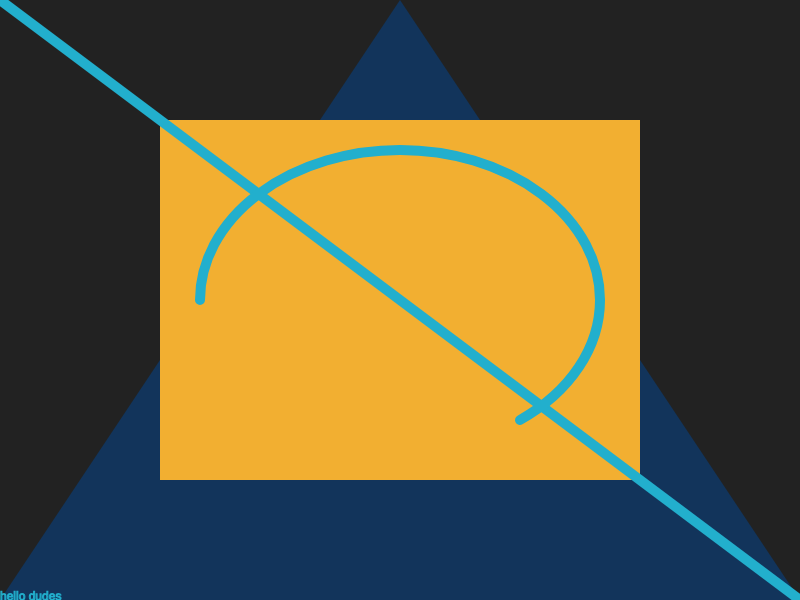
Frame 1 (no input)
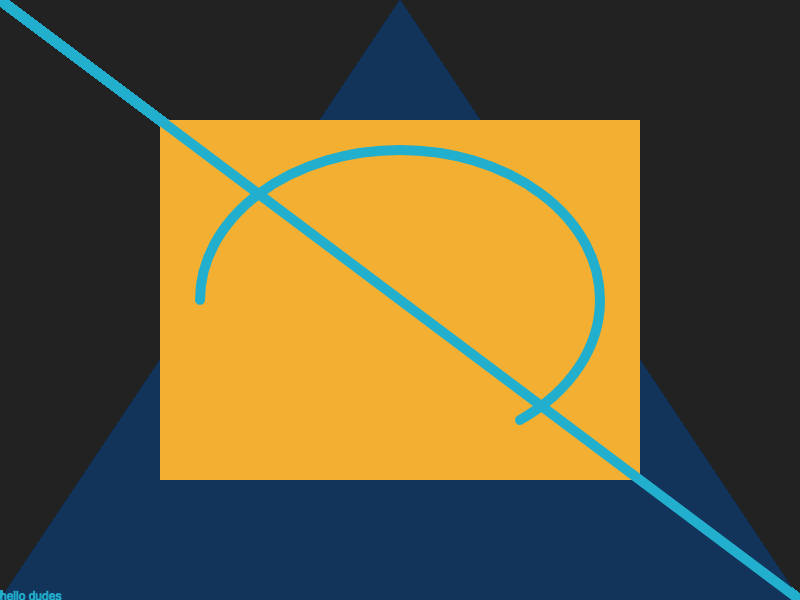
Frame 60 (no input)
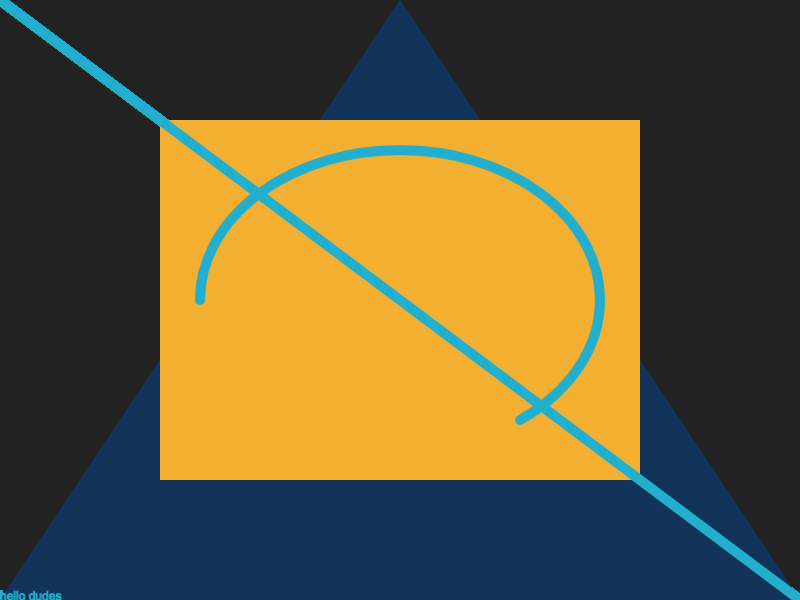
Frame 120 (the mouse pressed at the canvas centre since frame 60)

The p5.js sketch that drew these frames (run headless with seeded random() and noise() and a simulated clock; from frame 60 on, the mouse is pressed at the canvas centre):

// p5.js sketch
// ── sketch.js
function setup() {
  createCanvas(800, 600);
  background("#222222");
}

function draw() {
  noStroke();

  fill("#12345b");
  triangle(0, height, width / 2, 0, width, height);

  fill("#f2af31");
  quad(
    width / 5, height / 5,
    4 * width / 5, height / 5,
    4 * width / 5, 4 * height / 5,
    width / 5, 4 * height / 5
  );

  stroke("#22afcd");
  strokeWeight(10);

  line(0, 0, width, height);

  noFill();
  arc (
    width / 2, height / 2,
    width / 2, height / 2,
    PI, QUARTER_PI
  );

  strokeWeight(1);
  text("hello dudes", 0, height);
}
